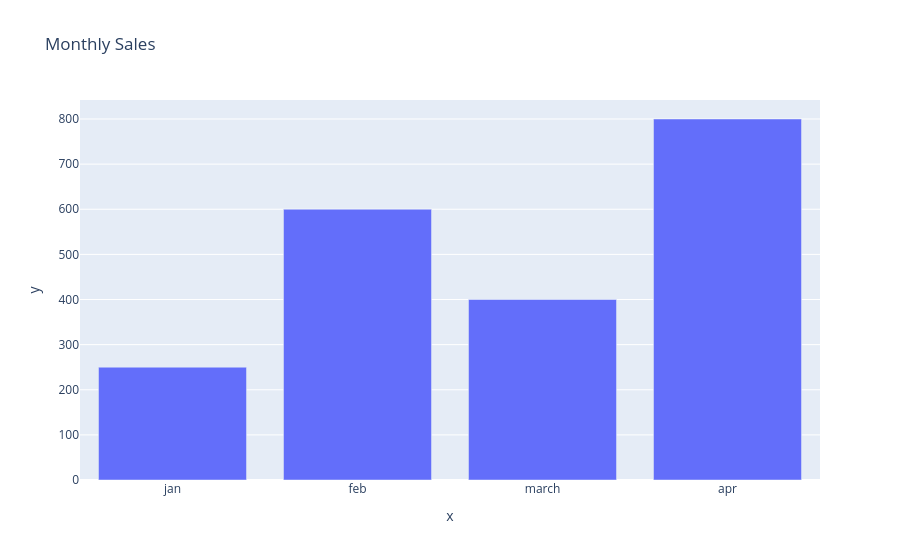

This figure's notebook cell:
### Code cell
import plotly.express as px

months=["jan", "feb", "march", "apr"]
sales=[250,600,400,800]
fig=px.bar(
    x=months,
    y=sales,
    title="Monthly Sales"
)
fig.show()

### Figure 1 — Plotly figure (JSON) as saved in the notebook; plotly's stock layout.template omitted (floating-point values rounded to 4 significant figures)
{"data": [{"hovertemplate": "x=%{x}<br>y=%{y}<extra></extra>", "legendgroup": "", "marker": {"color": "#636efa", "pattern": {"shape": ""}}, "name": "", "orientation": "v", "showlegend": false, "textposition": "auto", "type": "bar", "x": ["jan", "feb", "march", "apr"], "xaxis": "x", "y": [250, 600, 400, 800], "yaxis": "y"}], "layout": {"barmode": "relative", "legend": {"tracegroupgap": 0}, "title": {"text": "Monthly Sales"}, "xaxis": {"anchor": "y", "domain": [0, 1], "title": {"text": "x"}}, "yaxis": {"anchor": "x", "domain": [0, 1], "title": {"text": "y"}}}}
